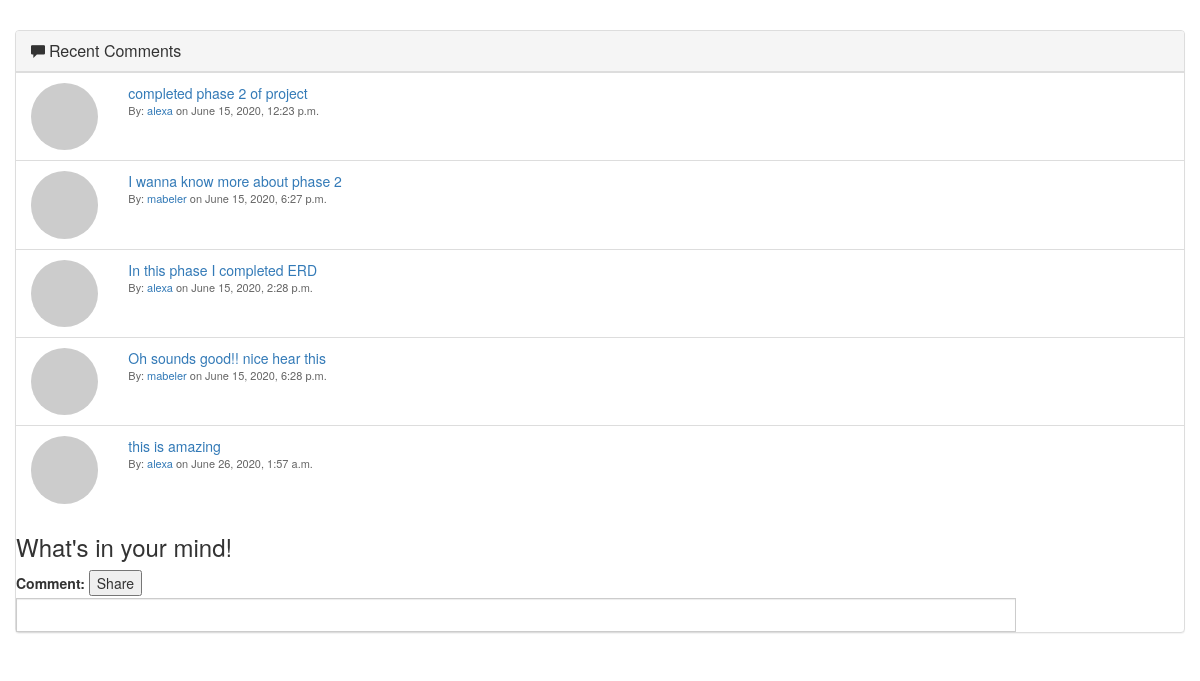
Page /PyTraker/comments/ (signed in) on the committed database.
### PyTraker/models.py (models this page shows)
class Comments(models.Model):
    user = models.ForeignKey(User, on_delete=models.CASCADE)
    comment = models.CharField(max_length=2000)
    comment_date = models.DateTimeField()
    workdiary = models.ForeignKey(WorkDiary, on_delete=models.CASCADE, default='1')

### PyTraker/views.py (the view, shortened to what this page needs)
# urls.py: path("PyTraker/comments/", views.comment_create_view, name="comment-add"),
@login_required
def comment_create_view(request):
    comments = Comments.objects.all()
    date = datetime.now()
    context = {
        'object': comments,
        'time': defaultfilters.date(date, "Y-m-d h:i A")
    }
    return render(request, "PyTraker/comment_form.html", context)

### PyTraker/templates/PyTraker/comment_form.html (shortened to what this page needs)
<link href="//netdna.bootstrapcdn.com/bootstrap/3.0.0/css/bootstrap.min.css" rel="stylesheet" id="bootstrap-css">
<div class="container">
    <div class="row">
        <div class="panel panel-default widget">
            <div class="panel-heading">
                <span class="glyphicon glyphicon-comment"></span>
                <h3 class="panel-title">
                    Recent Comments</h3>
            </div>
            {% if object %}
                {% for comment in object %}
            <div class="panel-body">
                <ul class="list-group">
                    <li class="list-group-item">
                        <div class="row">
                            <div class="col-xs-2 col-md-1">
                                <img src="http://placehold.it/80" class="img-circle img-responsive" alt="" /></div>
                            <div class="col-xs-10 col-md-11">
                                <div>
                                    <a href="/PyTraker/comments/{{ comment.id }}">
                                        {{ comment.comment }}</a>
                                    <div class="mic-info">
                                        By: <a href="#">{{ comment.user }}</a> on {{ comment.comment_date }}
                                    </div>
                                </div>
                            </div>
                        </div>
                    </li>
                </ul>
            </div>
            {% endfor %}
{% else %}
<h2>You don't have any comment for display </h2>
{% endif %}
  <div class="input-group input-group-lg" style="width:1000px">
  <div class="input-group-prepend">
      <h3><span class="input-group-text" id="inputGroup-sizing-lg">What's in your mind!</span></h3>
  </div>
      <form method="POST" action="">
    <label>Comment:</label>
          <input type="text" class="form-control" name="comment" id="id_comment">
    <input class="new-btn" type="submit" value="Share" />
</form>
</div>
        </div>
    </div>
</div>

### PyTraker/templates/PyTraker/comment_form.html (style rules this page uses)
.widget .panel-body { padding:0px; }
.widget .list-group { margin-bottom: 0; }
.widget .panel-title { display:inline }
.widget li.list-group-item { border-radius: 0;border: 0;border-top: 1px solid #ddd; }
.widget .mic-info { color: #666666;font-size: 11px; }

### rows in the picture
Comments: comment "completed phase 2 of project", user "alexa", comment_date "June 15, 2020, 12:23 p.m."
Comments: comment "I wanna know more about phase 2", user "mabeler", comment_date "June 15, 2020, 6:27 p.m."
Comments: comment "In this phase I completed ERD", user "alexa", comment_date "June 15, 2020, 2:28 p.m."
Comments: comment "Oh sounds good!! nice hear this", user "mabeler", comment_date "June 15, 2020, 6:28 p.m."
Comments: comment "this is amazing", user "alexa", comment_date "June 26, 2020, 1:57 a.m."
